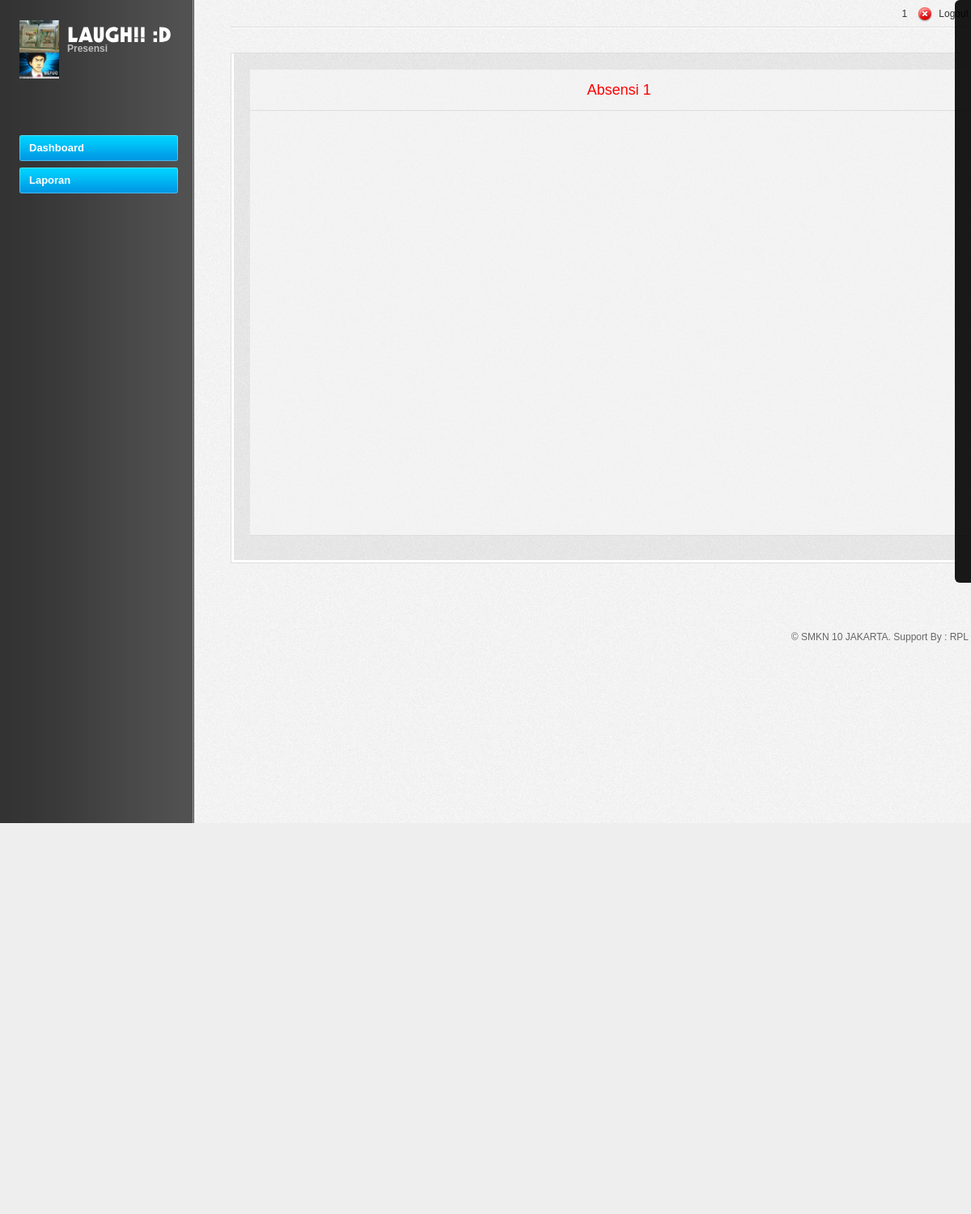
The app's page /index.php (signed in) with its own data.
### tables this page shows
CREATE TABLE IF NOT EXISTS `title` (
  `id` int(255) NOT NULL AUTO_INCREMENT,
  `title` text NOT NULL,
  `label` text NOT NULL,
  `logo` varchar(255) NOT NULL,
  PRIMARY KEY (`id`)
);

CREATE TABLE IF NOT EXISTS `siswa` (
  `id` int(50) NOT NULL AUTO_INCREMENT,
  `nis` bigint(111) NOT NULL,
  `id_finger` int(5) NOT NULL,
  `Nama_siswa` varchar(50) NOT NULL,
  `nama_panggilan` varchar(111) NOT NULL,
  `kelamin` varchar(1) NOT NULL,
  `tempat_lahir` varchar(100) NOT NULL,
  `tgl_lahir` varchar(100) NOT NULL,
  `agama` varchar(22) NOT NULL,
  `alamat` text NOT NULL,
  `password` varchar(100) NOT NULL,
  `id_kelas` int(50) NOT NULL,
  `absen` int(111) NOT NULL,
  `foto` varchar(255) DEFAULT NULL,
  PRIMARY KEY (`id`),
  UNIQUE KEY `nis` (`nis`)
);

### index.php (the view, shortened to what this page needs)
<?php
	if(isset($_SESSION['admin']) || isset($_SESSION['guru']) || isset($_SESSION['user']))
	{
	$usr=$_SESSION['user'];
	$guru=$_SESSION['guru'];
	$q3=mysql_query("select *from title");
	$q4=mysql_query("select *from siswa where id='$usr'");
	$q5=mysql_query("select *from guru where No='$guru'");
	$array5 = mysql_fetch_array($q5);
	$array3 = mysql_fetch_array($q3);
	$array4 = mysql_fetch_array($q4);
?>
<!DOCTYPE html PUBLIC "-//W3C//DTD XHTML 1.0 Strict//EN" "http://www.w3.org/TR/xhtml1/DTD/xhtml1-strict.dtd">
<html xmlns="http://www.w3.org/1999/xhtml">
<head>
<link type="text/css" href="UniAdmin_files/jquery.ui.all.css" rel="stylesheet" />
<link type="text/css" href="UniAdmin_files/jquery.ui.datepicker.css" rel="stylesheet" />
<link type="text/css" rel="stylesheet" href="dashboard_files/adminz.styles.css" />
<link rel="stylesheet" href="UniAdmin_files/reset.css" type="text/css"/>
<link rel="stylesheet" href="UniAdmin_files/screen.css" type="text/css"/>
<link rel="stylesheet" href="UniAdmin_files/fancybox.css" type="text/css"/>
<link rel="stylesheet" href="UniAdmin_files/jquery.wysiwyg.css" type="text/css"/>
<link rel="stylesheet" href="UniAdmin_files/jquery.ui.css" type="text/css"/>
<link rel="stylesheet" href="UniAdmin_files/visualize.css" type="text/css"/>
<link rel="stylesheet" href="UniAdmin_files/visualize-light.css" type="text/css"/>
</head>
<body >
	<div class="fixed_right_panel fixed_right_panel_hide corners_left">
	<div class="show_right_div left_arrow"></div>
	</div>
<div class="clear">
	<ul >
	<li class="menuPanel" >
	<div class="sidebar">
		<div class="logo clear" >
			<a href="#" title="Hide Menu">
				<img src="master/logo/<?php print $array3["logo"];?>" width="25%" alt="" class="picture" onclick="menuSlide();" title="Hide Menu"/>
			</a>
			<a href="index.php" title="View dashboard">
				<span class="title"><?php print $array3["label"];?></span>
				<span class="text" >Presensi</span>
			</a>
		</div>
		<?php
			include("menu/menu.php");
		?>
	</div>
	</li>
	</ul>
	<div class="main" id="maincontent">
	<div class="main-wrap">
		<div class="header clear">
			<ul class="links clear">
			<?php
			if($_SESSION['admin'] ){
			echo "<li><a href='?page=pengaturan'><img src='UniAdmin_files/ico_view_24.png' alt='' class='icon' /> <span class='text'>Pengaturan</span></a></li>";
			}
			else{
			?>
			<li><a href='#'> <span class='text'><?php if($_SESSION['user']){ ?><a href="?page=Edit_Master_Siswa2&id=<?php print $array4["id"];?>"><?php print$array4["Nama_siswa"];?></a><?php } else if($_SESSION['guru']){print $array5["nama"];}?></font></span></a></li>
			<?}?>
			<li><a href="login/logout.php" onclick="return confirm('Are You Sure ?')"><img src="UniAdmin_files/ico_logout_24.png" alt="" class="icon" /> <span class="text">Logout</span></a></li>
			</ul>
		</div>
		<div class="page clear">
			<div class="content-box">
				<div class="box-body clear">
					<?php
						$master = array("Guru","Kelas","Siswa","Karyawan","Jurusan","Libur","Pengumuman");
						if($_GET["page"]){
						@$p		= $_GET["page"];
						$q 		= mysql_query("select *from kelas where id='$p'");
						$row	= mysql_fetch_array($q);
						$a		= $row["id"];
						$b 		= $row["Nama_Kelas"];
							if($p == $a){
								include("content/kelas.php");
							}
							else if($p == "input_error_guru")
							{
								echo "<script>alert('Semua Field Harus Di Isi');</script>";
								include "master/Master_Guru.php";
							}
							else if($p == "Master_Kelas_err")
							{
								echo "<script>alert('Kelas Telah Terdaftar');</script>";
								include "master/Master_Kelas.php";
							}
							else if($p == "Master_Jurusan_err")
							{
								echo "<script>alert('Jurusan ini Telah Terdaftar');</script>";
								include "master/Master_Jurusan.php";
							}
							else if($p == "Master_Siswa_err")
							{
								echo "<script>alert('Isi field yang diperlukan');</script>";
								include "master/Master_Siswa.php";
							}
							else if($p == "Master_Siswa_err_absennis")
							{
								echo "<script>alert('Gagal input! Absen Atau NIS Sudah Terdaftar');</script>";
								include "master/Master_Siswa.php";
							}
							else if($p == "input_error_siswa")
							{
								echo "<script>alert('Semua Field Harus Di Isi');</script>";
								include "master/Master_Siswa.php";
							}
							else if($p == "input_error_jurusan")
							{
								echo "<script>alert('Semua Field Harus Di Isi');</script>";
								include "master/Master_jurusan.php";
							}
							else if($p == "input_error_karyawan")
							{
								echo "<script>alert('Semua Field Harus Di Isi');</script>";
								include "master/Master_Karyawan.php";
							}
							else if($p == "input_error_karyawan_nup")
							{
								echo "<script>alert('Gagal Input! NUP Telah Terdaftar');</script>";
								include "master/Master_Karyawan.php";
							}
							else if($p == "input_error_libur")
							{
								echo "<script>alert('Semua Field Harus Di Isi');</script>";
								include "master/Master_libur.php";
							}
							else if($p == "input_error_pengumuman")
							{
								echo "<script>alert('Semua Field Harus Di Isi');</script>";
								include "master/Master_Pengumuman.php";
							}
							else if($p == "pengaturan"){
								include("pengaturan.php");
							}
							else if($p == "absen_siswa"){
								include("laporan/laporan_siswa.php");
							}
							else if($p == "absen_karyawan"){
								include("absen_karyawan/absen.php");
							}
							else if($p == "absen_guru"){
								include("absen_guru/absen.php");
							}
							else if($p == "laporan_karyawan"){
								include("absen_karyawan/laporan.php");
							}
							else if($p == "laporan_telat_karyawan"){
								include("absen_karyawan/laporan_telat.php");
							}
							else if($p == "laporan_karyawan_hari_ini"){
								include("absen_karyawan/laporan_hari_ini.php");
							}
							else if($p == "laporan_guru"){
								include("absen_guru/laporan.php");
							}
							else if($p == "laporan_telat_guru"){
								include("absen_guru/laporan_telat.php");
							}
							else if($p == "laporan_guru_hari_ini"){
								include("absen_guru/laporan_hari_ini.php");
							}
							else if($p == "absen"){
								include("laporan/laporan.php");
								}
							else if($p == "absen_siswa_perbulan"){
								include("laporan/laporan_siswa_perbulan.php");
							}
							else if($p == "absen_siswa_pertanggal"){
								include("laporan/laporan_siswa_pertanggal.php");
							}
							else if($p == "absen_siswa_tahunajaran"){
								include("laporan/laporan_siswa_tahunajaran.php");
							}
							else if($p == "absen_siswa_semester"){
								include("laporan/laporan_siswa_semester.php");
							}
							else if($p == "siswa_out"){
								include("laporan/laporan_out.php");
							}
							else if($p == "siswa_out_semester"){
								include("laporan/laporan_out_semester.php");
							}
								else if($p == "absen_ini"){
								include("laporan/laporan_hari_ini.php");
								}
							else if($p == "telat"){
								include("laporan/laporan_telat.php");
								}
							else if($p == "telat_siswa"){
								include("laporan/laporan_telat_siswa.php");
								}
							for	($ar = 0; $ar < 7; $ar++){
								if($p == "Master_".$master[$ar]){
									include("master/Master_".$master[$ar].".php");
								}
								else if($p == "Edit_Master_".$master[$ar]){
									include("master/proses/Edit_Master_".$master[$ar].".php");
								}
								else if($p == "Edit_Master_".$master[$ar]."2"){
									include("master/proses/Edit_Master_".$master[$ar]."2.php");
									}
							}
							}
							else {
								if(isset($_SESSION['admin']) || isset($_SESSION['guru'])){
								include("home.php");
								}
								else{
								include("home_siswa.php");
								}
							}
					?>
				</div>
			</div>
			</div></div>
<div class='bodyfooter' ><label>© SMKN 10 JAKARTA. Support By : RPL</label></div>
</body>
</html>
<?php } ?>

### home_siswa.php (shortened to what this page needs)
<?php
$usr=$_SESSION['user'];
$q4=mysql_query("select *from siswa where id='$usr'");
$array4 = mysql_fetch_array($q4);
$nama_siswa = $array4['Nama_siswa'];
?>
<!DOCTYPE html PUBLIC "-//W3C//DTD XHTML 1.0 Transitional//EN" "http://www.w3.org/TR/xhtml1/DTD/xhtml1-transitional.dtd">
<html xmlns="http://www.w3.org/1999/xhtml">
<head>
</head>
<body>
	<table>
		<tr>
			<td colspan='2' align='center'><h2 style='color:red'>Absensi <?php echo  $nama_siswa;?></h2></td>
		</tr>
		<tr>
			<td align = "center">
			<br>
				<?php include "laporan/dashboardSiswaChart1.php";?><br><br>
			</td>
		</tr>
	</table>
</body>
</html>

### dashboard_files/adminz.styles.css (style rules this page uses)
.fixed_right_panel { position:fixed;!important position:absolute; top:; right:0; opacity:0.9; filter: alpha(opacity = 70); height:720px; z-index:1150; }
.show_right_div { cursor:pointer; height:100%; width:20px; color:#FFF; float:right; opacity:1; -moz-border-radius-bottomleft:6px; -moz-border-radius-topleft:6px; -webkit-border-bottom-left-radius:6px; -webkit-border-top-left-radius:6px; border-top-left-radius: 6px; border-bottom-left-radius: 6px; }
.left_arrow { background:url(left_arrow.png) no-repeat center #000; }

### UniAdmin_files/screen.css (style rules this page uses)
a { color:#306DA3;text-decoration:none }
html { background: url('main.gif') top left #EEEEEE; }
body { text-align: left; margin: 0px; font-family: arial; font-size: 12px; color: #666666; }
.clear:after { content: "."; display: block; height: 0; overflow:hidden; clear: both; visibility: hidden; }
a { color: #0084FF; text-decoration: none; }
.bodyfooter { text-align:right; margin-top:80px; }
.sidebar { background: url('sidebar.gif') top left repeat-y; min-width: 170px; min-height: 1500px; width: 196px; float: left; padding: 0px 20px 0px 24px; position: relative; }
.main { margin-left: 285px; margin-right: 20px; position:absolute; top:-1;display:block; width:76%; }
.main-wrap { width: 100%; float: left; }
.page { padding-right: 12px; padding-bottom: 50px; }
.logo { width: 196px; margin-top: 25px; margin-bottom: 35px; }
.logo a { text-decoration: none; }
.logo .picture { float: left; margin-right: 10px; }
.logo .title { display: block; font-family: arial; font-size: 25px; color: #FFFFFF; font-weight: bold; margin-top: 7px; float: left; }
.logo .text { display: block; font-weight: bold; color: #BBBBBB; position: relative; top: -4px; float: left; }
.header { background: url('line.gif') bottom left repeat-x; margin-bottom: 30px; }
.header .links { float: right; line-height: 24px; color: #333333; padding: 6px 0px 6px 0px; }
.header .links li { float: left; margin-left: 10px; }
.header .links .icon { display: block; width: 24px; height: 24px; float: left; margin-right: 5px; }
.header .links a { color: #333333; text-decoration: none; }
h2 { color: #333333; font-size: 18px; font-weight: normal; padding-top: 10px; margin-bottom: 10px; }
.content-box { border: 1px solid #DDDDDD; background: url('bck_black_5.png'); margin-bottom: 30px; position: relative; }
.content-box .box-body { border: 3px solid #FFFFFF; border-top-width: 0px; padding: 20px 20px 10px 20px; }
.page table { width: 100%; margin: 0px; margin-bottom: 20px; }
.page td { background: url('bck_white_50.png') top left; border-bottom: 1px solid #DDDDDD; line-height: 22px; padding: 4px 6px 4px 6px; }
label { line-height: 22px; cursor: pointer; }

### records on screen
title: logo (picture)
siswa: Nama_siswa "1"
